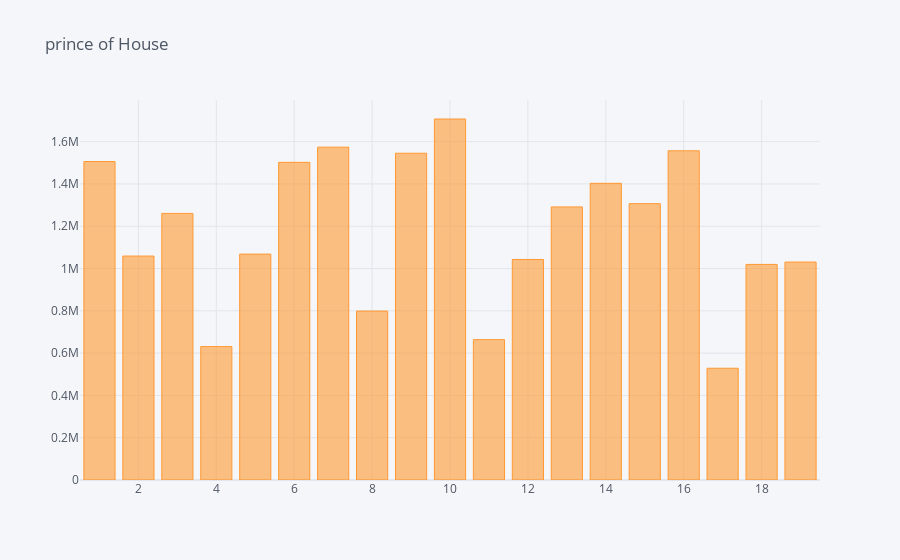

Notebook source saved alongside this figure:
### Code cell
usa_house['Price'].iloc[1:20].iplot(kind='bar',title ='prince of House')

### Figure 1 — Plotly figure (JSON) as saved in the notebook; plotly's stock layout.template omitted (floating-point values rounded to 4 significant figures)
{"data": [{"marker": {"color": "rgba(255, 153, 51, 0.6)", "line": {"color": "rgba(255, 153, 51, 1.0)", "width": 1}}, "name": "Price", "orientation": "v", "text": "", "type": "bar", "x": [1, 2, 3, 4, 5, 6, 7, 8, 9, 10, 11, 12, 13, 14, 15, 16, 17, 18, 19], "y": [1506000.0, 1059000.0, 1261000.0, 630900.0, 1068000.0, 1502000.0, 1574000.0, 798900.0, 1545000.0, 1707000.0, 663700.0, 1043000.0, 1291000.0, 1403000.0, 1307000.0, 1557000.0, 528500.0, 1019000.0, 1031000.0]}], "layout": {"legend": {"bgcolor": "#F5F6F9", "font": {"color": "#4D5663"}}, "paper_bgcolor": "#F5F6F9", "plot_bgcolor": "#F5F6F9", "title": {"font": {"color": "#4D5663"}, "text": "prince of House"}, "xaxis": {"gridcolor": "#E1E5ED", "showgrid": true, "tickfont": {"color": "#4D5663"}, "title": {"font": {"color": "#4D5663"}, "text": ""}, "zerolinecolor": "#E1E5ED"}, "yaxis": {"gridcolor": "#E1E5ED", "showgrid": true, "tickfont": {"color": "#4D5663"}, "title": {"font": {"color": "#4D5663"}, "text": ""}, "zerolinecolor": "#E1E5ED"}}}
